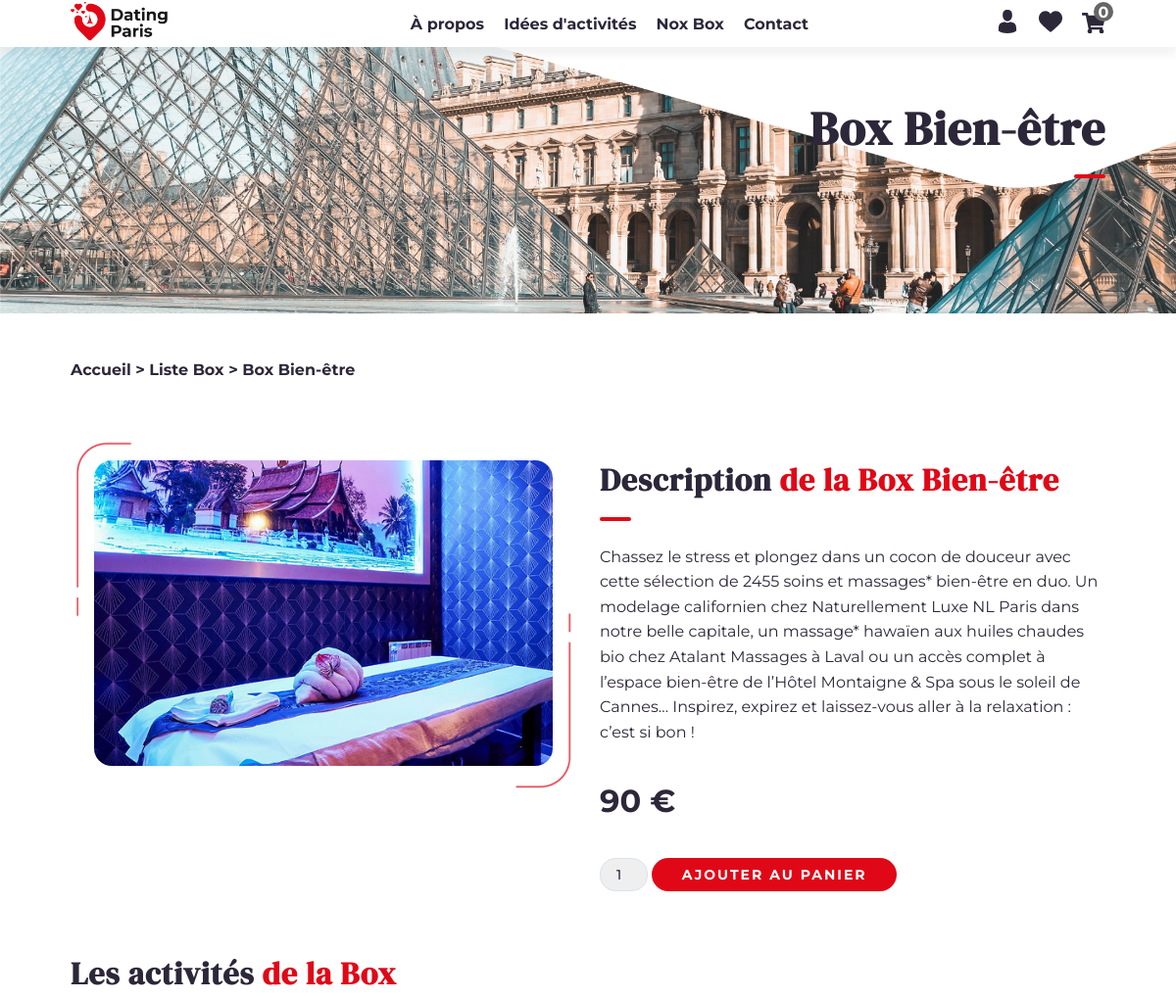
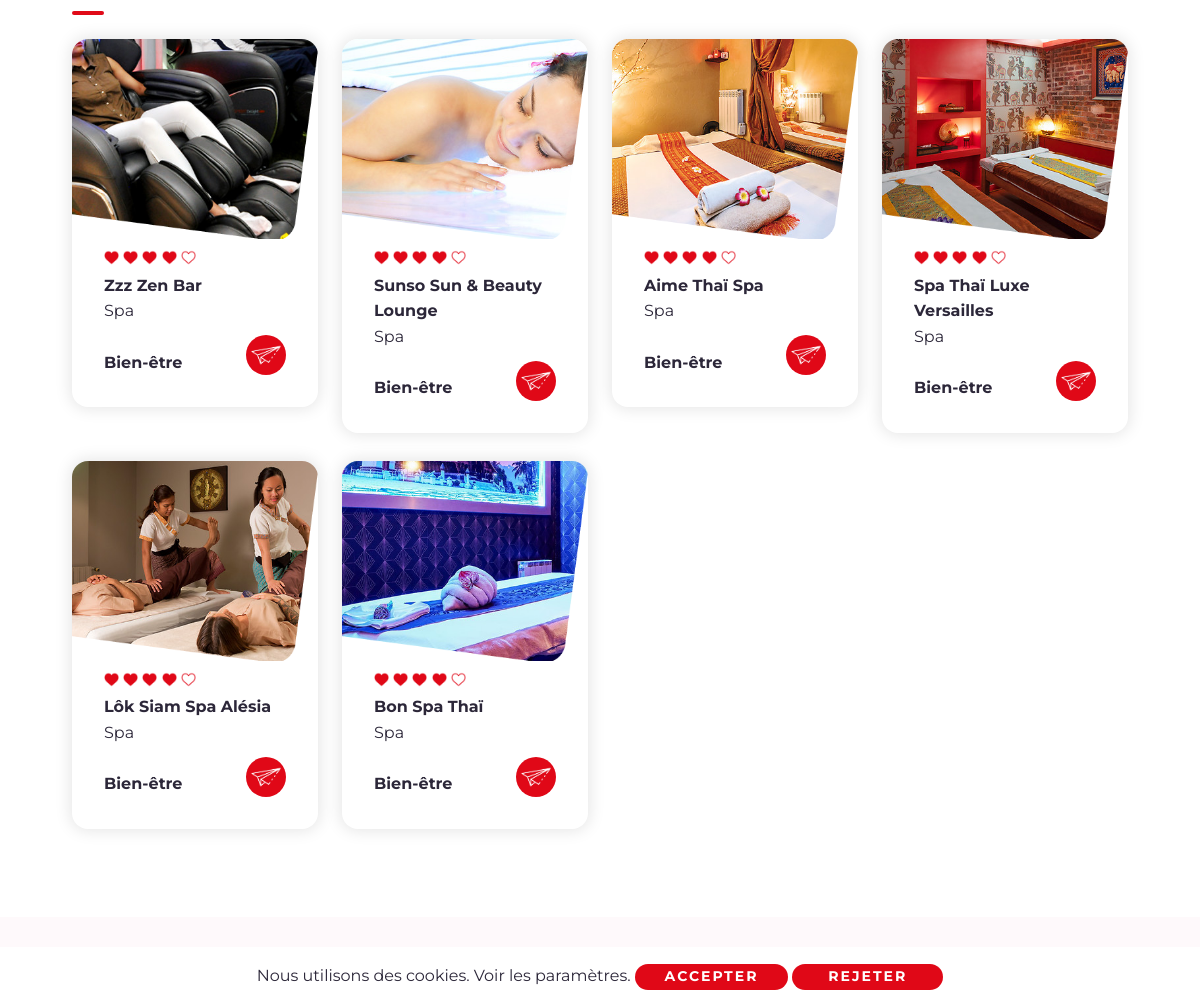
Screenshot of /box=3 with the database file from the repository (2 pictures, top to bottom).
### tables this page shows
CREATE TABLE `produit` (
  `id_produit` int(11) NOT NULL,
  `titre` varchar(255) NOT NULL,
  `description` text NOT NULL,
  `photo` varchar(255) NOT NULL,
  `prix` float NOT NULL,
  `stock` int(11) NOT NULL
);

CREATE TABLE `article` (
  `id_article` int(11) NOT NULL,
  `titre` varchar(255) NOT NULL,
  `description` text NOT NULL,
  `photo` varchar(255) NOT NULL,
  `titre_info` varchar(255) NOT NULL,
  `description_info` text NOT NULL,
  `categorie` varchar(255) NOT NULL,
  `box` varchar(255) NOT NULL,
  `adresse` varchar(255) NOT NULL,
  `map` text NOT NULL
);

### box.php (the view, shortened to what this page needs)
<?php
require_once("include/init.php");
require_once("include/fonctions.php");
if (isset($_GET['id'])) {
    $pdo_statement_1 = $pdo_object->prepare("SELECT * FROM produit WHERE id_produit = :id_produit");
    $pdo_statement_1->bindValue(':id_produit', $_GET['id'], PDO::PARAM_INT);
    $pdo_statement_1->execute();
    $produit_array = $pdo_statement_1->fetch(PDO::FETCH_ASSOC);
    $element_par_page = 8;
    $pdo_statement_2 = $pdo_object->prepare("SELECT * FROM article WHERE box = :box");
    $pdo_statement_2->bindValue(':box', $produit_array['titre'], PDO::PARAM_STR);
    $pdo_statement_2->execute();
    $nb_total_elements = $pdo_statement_2->rowCount();
    $nb_pages = ceil($nb_total_elements / $element_par_page);
    if (isset($_GET['page'])) {
        $page_actuelle = $_GET['page'];
        if ($page_actuelle > $nb_pages) {
            $page_actuelle = $nb_pages;
        }
    }
    else {
        $page_actuelle = 1;
    }
    $premiere_element = ($page_actuelle - 1) * $element_par_page;
    $pdo_statement = $pdo_object->prepare("SELECT * FROM article WHERE box = :box ORDER BY id_article DESC LIMIT " . $premiere_element . ", " . $element_par_page);
    $pdo_statement->bindValue(':box', $produit_array['titre'], PDO::PARAM_STR);
    $pdo_statement->execute();
}
else {
    header("Location:" . URL . "/liste-box");
}
require_once("include/header.php");
?>
        <div id="content_davy">
            <link rel="stylesheet" href="<?= URL ?>/include/css/style_intro_2.css">
            <link rel="stylesheet" href="<?= URL ?>/include/css/style_cadre.css">
            <link rel="stylesheet" href="<?= URL ?>/include/css/style_page.css">
            <div class="block_anime_scroll_relative_content_1_davy">
                <img class="anime_scroll_relative_content_1_2_davy anime_scroll_relative_content_1_davy" src="<?= URL ?>/images/fond-menu-2-min.png" alt="Fond menu">
                <div class="anime_scroll_relative_content_1_1_davy anime_scroll_relative_content_1_davy container">
                    <h1>Box <?= $produit_array['titre'] ?></h1>
                    <hr class="float_right_davy">
                </div>
            </div>
            <div class="container mt-5 mb-3">
                <a href="<?= URL ?>" title="Accueil">Accueil > </a> <a href="<?= URL ?>/liste-box" title="Liste Box">Liste Box > </a> <a href="<?= URL ?>/box=<?= $produit_array['titre'] ?>" title="<?= $produit_array['titre'] ?>">Box <?= $produit_array['titre'] ?></a>
            </div><br>
            <div class="container mt-5">
                <div class="row">
                    <div class="col-md mb-3">
                        <div class="cadre_image_page_davy">
                            <img src="<?= URL ?>/images/<?= $produit_array['photo'] ?>" class="image_page_davy" alt="<?= $produit_array['photo'] ?>">
                            <img src="<?= URL ?>/images/trait-rouge.png" class="trait_rouge" alt="Cadre">
                            <img src="<?= URL ?>/images/trait-2-rouge.png" class="trait_2_rouge" alt="Cadre">
                        </div>
                    </div>
                    <div class="col-md mb-3">
                        <h2 class="h2_moyen_davy">Description <span class="color_red_davy serif_davy">de la Box <?= $produit_array['titre'] ?></span></h2>
                        <hr class="anime_scroll_davy">
                        <p><?= $produit_array['description'] ?></p>
                        <p class="h2_moyen_davy"><?= $produit_array['prix'] ?> €</p>
                        <form method="post">
                            <select name="quantite">
                                <?php for($i = 1; $i <= $produit_array['stock'] && $i <= 10; $i++) : ?>
                                <option value="<?= $i ?>"><?= $i ?></option>
                                <?php endfor; ?>
                            </select>
                            <a aria-label="Acheter" class="bouton_anim_davy" data-text="Ajouter au panier" href="#" title="Ajouter au panier">
                                <input type="submit" id="ajouter_panier" name="ajouter_panier" value="Ajouter au panier" class="bouton_submit">
                            </a>
                        </form>
                    </div>
                </div>
            </div>
            <div class="container mt-5 mb-3">
                <h2 class="h2_moyen_davy">Les activités <span class="color_red_davy serif_davy">de la Box</span></h2>
                <hr class="anime_scroll_davy">
            </div>
            <div class="container">
                <div class="row">
                    <?php if ($pdo_statement->rowCount() > 0) : ?>
                    <?php while ($article_array = $pdo_statement->fetch(PDO::FETCH_ASSOC)) : ?>
                    <div class="col-sm-12 col-md-6 col-lg-3 pb-4">
                        <div class="cadre_davy">
                            <div class="image_cadre_davy">
                                <img src="<?= URL ?>/images/cadre-2-min.png" class="image_cadre_1_davy" alt="Cadre">
                            </div>
                            <p class="texte_cadre_davy">
                                <img src="<?= URL ?>/images/icon-coeur-min.png" class="image_cadre_note_davy" alt="Icon coeur">
                                <img src="<?= URL ?>/images/icon-coeur-min.png" class="image_cadre_note_davy" alt="Icon coeur">
                                <img src="<?= URL ?>/images/icon-coeur-min.png" class="image_cadre_note_davy" alt="Icon coeur">
                                <img src="<?= URL ?>/images/icon-coeur-min.png" class="image_cadre_note_davy" alt="Icon coeur">
                                <img src="<?= URL ?>/images/icon-coeur-vide-min.png" class="image_cadre_note_davy" alt="Icon coeur">
                                <br>
                                <strong><?= $article_array['titre'] ?></strong><br>
                                <?= $article_array['categorie'] ?><br><br>
                                <strong><?= $article_array['box'] ?></strong>
                                <a href="<?= URL ?>/experience=<?= $article_array['id_article'] ?>" title="<?= URL ?>/experience=<?= $article_array['id_article'] ?>"><i class="icon_cadre_davy"><img src="<?= URL ?>/images/icon-voir-min.png" class="image_cadre_icon_davy" alt="Icon voir"></i></a>
                            </p>
                        </div>
                    </div>
                    <?php endwhile; ?>
                    <?php else : ?>
                    <p>Aucune activité</p>
                    <?php endif; ?>
                </div>
            </div>
        </div>
<?php
require_once("include/footer.php");
?>

### include/css/style_bouton.css (style rules this page uses)
.bouton_anim_davy { color: white; background: #E00817; display: inline-block; position: relative; text-align: center; text-decoration: none; width: 250px; font-size: 14px; font-weight: 700; padding: 8px 0px; border-radius: 32px; }
.bouton_anim_davy:before { content: attr(data-text); text-transform: uppercase; position: absolute; transform: translate(0px, 0px); left: 0; width: 100%; font-size: 14px; letter-spacing: 2px; opacity: 1; transition: 0.25s cubic-bezier(0.5, -1, 0.5, 2); }
.bouton_submit { cursor: pointer; color: rgba(0, 0, 0, 0); background: rgba(0, 0, 0, 0); position: absolute; border: none; top: 0; left: 0; height: 100%; width: 100%; }

### include/css/style.css (style rules this page uses)
* { box-sizing: border-box; font-family: 'Montserrat', sans-serif; }
html { scroll-behavior: smooth; }
body { color: #2c2739; margin: 0; }
h1, h2 { font-family: 'DM Serif Display', serif; font-size: 48px; font-weight: 900; letter-spacing: 1px; line-height: 1.3em; margin: 0; }
.h1_moyen_davy, .h2_moyen_davy { font-size: 32px; font-weight: 700; }
p, a { font-size: 16px; }
p { line-height: 1.6em; }
a { color: #2c2739; text-decoration: none; cursor: pointer; font-weight: 700; }
input, textarea, select { color: #2c2739; border: 1px solid #d8e2ef; font-size: 14px; font-weight: 500; padding: 8px 16px; border-radius: 16px; }
input::placeholder, textarea::placeholder { color: #bdc6d1; font-weight: 500; }
input[type=submit] { cursor: pointer; }
select { -webkit-appearance: none; -moz-appearance: none; appearance: none; }
hr { background: #E00A18; border: 0; height: 4px; width: 32px; margin: 16px 0px 24px 0px; border-radius: 32px; }
.serif_davy { font-family: 'DM Serif Display', serif; }
.color_red_davy { color: #E00817; }
.float_right_davy { float: right; }
.container { width: 90%; }

### include/css/style_intro_2.css (style rules this page uses)
.block_anime_scroll_relative_content_1_davy { overflow: hidden; position: relative; background-image: url(../../images/fond-min.jpg); background-position: center; background-repeat: no-repeat; background-size: cover; height: 40vh; }
.anime_scroll_relative_content_1_1_davy { position: absolute; transform: translate(-50%, 100px); text-align: right; top: 0%; left: 50%; }
.anime_scroll_relative_content_1_2_davy { position: absolute; top: 0%; right: 0%; min-width: 100vw; max-height: 40vh; }
.anime_scroll_relative_content_1_2_davy { animation: anime_scroll_relative_content_1_2 1s linear infinite; }
.anime_scroll_relative_content_1_davy { animation-play-state: paused; animation-fill-mode: both; animation-iteration-count: 1; animation-delay: calc(var(--scroll_relative_content_1) * -1s); }

### include/css/style_cadre.css (style rules this page uses)
.cadre_davy { position: relative; display: inline-block; overflow: hidden; width: 100%; border-radius: 16px; box-shadow: 0px 0px 16px 2px rgba(0, 0, 0, 0.1); }
.image_cadre_davy { position: relative; overflow: hidden; width: 100%; height: 200px; }
.image_cadre_1_davy, .image_cadre_2_davy { position: absolute; min-height: 100%; min-width: 102%; max-height: 150%; max-width: 150%; }
.image_cadre_1_davy { transform: translate(0.5%, 0.5%); right: 0%; bottom: 0%; }
.texte_cadre_davy { position: relative; margin: 8px 32px 32px 32px; }
.icon_cadre_davy { background: #E00817; position: absolute; right: 0; bottom: 0; width: 40px; height: 40px; border-radius: 32px; }
.image_cadre_icon_davy { position: absolute; transform: translate(5px, 5px); width: 30px; height: 30px; }
.image_cadre_note_davy { width: 15px; height: 15px; }

### include/css/style_page.css (style rules this page uses)
.cadre_image_page_davy { position: relative; margin-left: 2vw; margin-right: 2vw; }
.image_page_davy { width: 100%; border-radius: 1.5vw; }
.trait_rouge, .trait_2_rouge { position: absolute; max-width: 60%; max-height: 60%; }
.trait_rouge { transform: translate(-2vw, -2vw); top: 0; left: 0; }
.trait_2_rouge { transform: translate(2vw, 2vw); bottom: 0; right: 0; }

### rows the page displays
produit: titre "Bien-être", photo (picture), description "Chassez le stress et plongez dans un cocon de douceur avec cette sélection de 2455 soins et massages* bien-être en duo. Un modelage californien chez Naturellement Luxe NL Paris dans notre belle capitale, un massage* hawaïen aux huiles chaudes bio chez Atalant Massages à Laval ou un accès complet à l’espace bien-être de l’Hôtel Montaigne & Spa sous le soleil de Cannes… Inspirez, expirez et laissez-vous aller à la relaxation : c’est si bon !", prix "90"
article: titre "Zzz Zen Bar", categorie "Spa", box "Bien-être"
article: titre "Sunso Sun & Beauty Lounge", categorie "Spa", box "Bien-être"
article: titre "Aime Thaï Spa", categorie "Spa", box "Bien-être"
article: titre "Spa Thaï Luxe Versailles", categorie "Spa", box "Bien-être"
article: titre "Lôk Siam Spa Alésia", categorie "Spa", box "Bien-être"
article: titre "Bon Spa Thaï", categorie "Spa", box "Bien-être"

### other values shown
form field quantite "1"
